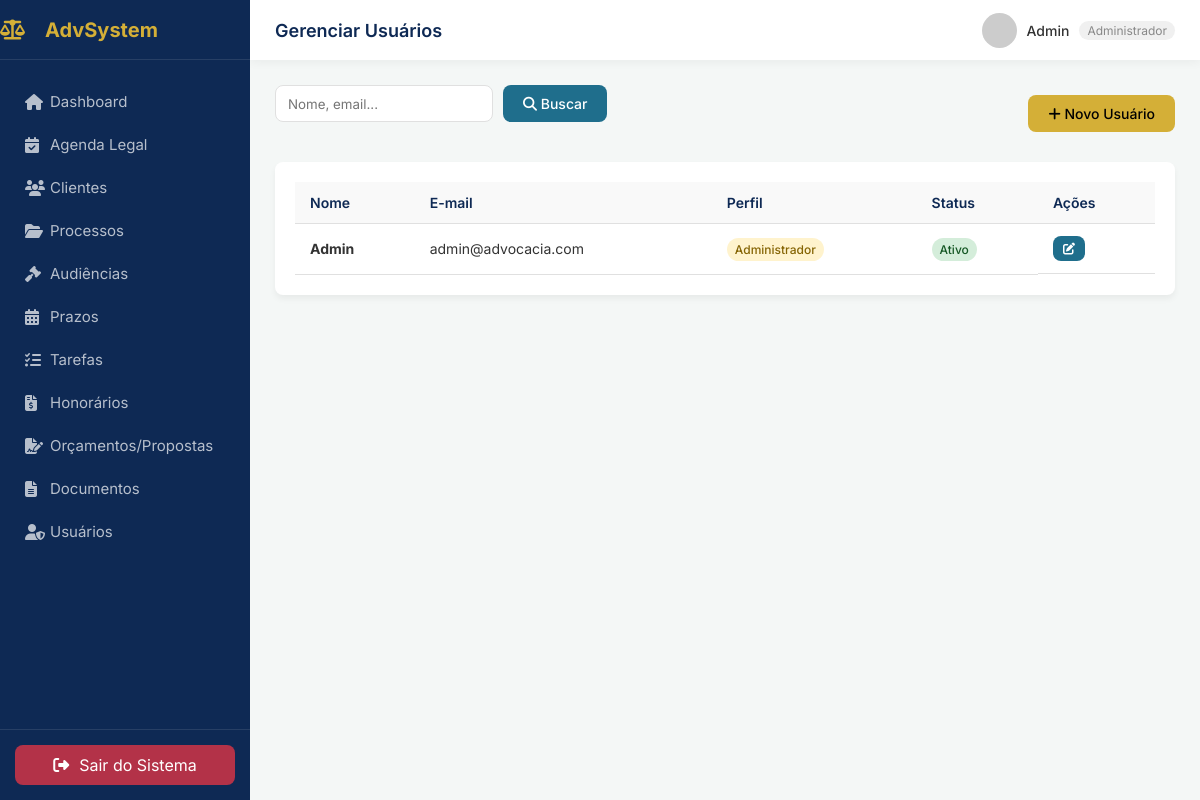
The page /pages/usuarios/index.php (signed in) on the database its author committed.
### tables this page shows
CREATE TABLE `usuarios` (
  `id` int(11) NOT NULL AUTO_INCREMENT,
  `nome` varchar(100) NOT NULL,
  `email` varchar(100) NOT NULL,
  `senha` varchar(255) NOT NULL,
  `perfil` enum('administrador','usuario') DEFAULT 'usuario',
  `status` enum('ativo','inativo') DEFAULT 'ativo',
  `acessos` text DEFAULT NULL,
  `primeiro_acesso` tinyint(1) DEFAULT 1,
  `criado_em` timestamp NOT NULL DEFAULT current_timestamp(),
  PRIMARY KEY (`id`),
  UNIQUE KEY `email` (`email`)
);

### pages/usuarios/index.php (the view, shortened to what this page needs)
<?php
require_once __DIR__ . '/../../includes/header.php';
require_once __DIR__ . '/../../config/conexao.php';
$busca = $_GET['busca'] ?? '';
try {
    $sql = "SELECT * FROM usuarios ";
    $sql .= "ORDER BY nome ASC LIMIT 50";
    $stmt = $pdo->prepare($sql);
    $stmt->execute();
    $usuarios = $stmt->fetchAll();
} catch(PDOException $e) { echo "Erro: " . $e->getMessage(); }
?>
<div class="page-header">
    <form action="" method="GET" class="search-bar">
        <input type="text" name="busca" placeholder="Nome, email..." value="<?php echo htmlspecialchars($busca); ?>">
        <button type="submit" class="btn btn-blue"><i class="fas fa-search"></i> Buscar</button>
    </form>
    <a href="form.php" class="btn btn-primary"><i class="fas fa-plus"></i> Novo Usuário</a>
</div>
<div class="panel">
    <div class="panel-body table-responsive">
        <table class="table">
            <thead>
                <tr>
                    <th>Nome</th>
                    <th>E-mail</th>
                    <th>Perfil</th>
                    <th>Status</th>
                    <th>Ações</th>
                </tr>
            </thead>
            <tbody>
                <?php if (count($usuarios) > 0): ?>
                    <?php foreach($usuarios as $u): ?>
                    <tr>
                        <td><strong><?php echo htmlspecialchars($u['nome']); ?></strong></td>
                        <td><?php echo htmlspecialchars($u['email']); ?></td>
                        <td><span class="badge badge-warning"><?php echo ucfirst(htmlspecialchars($u['perfil'])); ?></span></td>
                        <td>
                            <?php $sClass = $u['status'] == 'ativo' ? 'badge-success' : 'badge-danger'; ?>
                            <span class="badge <?php echo $sClass; ?>"><?php echo ucfirst(htmlspecialchars($u['status'])); ?></span>
                        </td>
                        <td class="btn-actions">
                            <a href="form.php?id=<?php echo $u['id']; ?>" class="btn btn-sm btn-blue"><i class="fas fa-edit"></i></a>
                        </td>
                    </tr>
                    <?php endforeach; ?>
                <?php else: ?>
                    <tr><td colspan="5" class="text-center">Nenhum usuário encontrado.</td></tr>
                <?php endif; ?>
            </tbody>
        </table>
    </div>
</div>
<?php require_once __DIR__ . '/../../includes/footer.php'; ?>

### assets/css/style.css (style rules this page uses)
:root { --primary-color: #0E2954; --primary-light: #1F6E8C; --secondary-color: #2E8A99; --gold-color: #D4AF37; --gold-light: #e6c55a; --bg-color: #F4F7F6; --card-bg: #FFFFFF; --text-color: #333333; --text-muted: #888888; --border-color: #E0E0E0; --success: #28a745; --danger: #dc3545; --warning: #ffc107; --info: #17a2b8; --sidebar-width: 250px; --header-height: 60px; --radius: 8px; --shadow: 0 4px 6px rgba(0,0,0,0.05); }
* { margin: 0; padding: 0; box-sizing: border-box; font-family: 'Inter', sans-serif; }
body { background-color: var(--bg-color); color: var(--text-color); overflow-x: hidden; }
a { text-decoration: none; color: var(--primary-light); }
.btn { display: inline-block; padding: 10px 20px; border-radius: var(--radius); font-size: 14px; font-weight: 500; cursor: pointer; text-align: center; border: none; transition: 0.3s; }
.btn-primary { background-color: var(--gold-color); color: #000; }
.btn-actions { display: flex; gap: 5px; flex-wrap: wrap; }
.btn-sm { padding: 5px 10px; font-size: 12px; }
.btn-blue { background-color: var(--primary-light); color: white; }
.panel { background-color: #fff; border-radius: var(--radius); box-shadow: var(--shadow); overflow: hidden; }
.panel-body { padding: 20px; }
.table-responsive { overflow-x: auto; }
.table { width: 100%; border-collapse: collapse; }
.table th, .table td { padding: 12px 15px; text-align: left; border-bottom: 1px solid var(--border-color); }
.table th { font-weight: 600; font-size: 14px; color: var(--primary-color); background-color: #f9f9f9; }
.table td { font-size: 14px; }
.badge { padding: 4px 8px; border-radius: 12px; font-size: 12px; font-weight: 500; }
.badge-warning { background-color: #fff3cd; color: #856404; }
.badge-success { background-color: #d4edda; color: #155724; }
.page-header { display: flex; justify-content: space-between; align-items: center; margin-bottom: 20px; }
.search-bar { display: flex; gap: 10px; margin-bottom: 20px; }
.search-bar input, .search-bar select { padding: 8px 12px; border: 1px solid var(--border-color); border-radius: var(--radius); outline: none; }

### rows shown on the page
usuarios: nome "Admin", email "admin@advocacia.com", perfil "Administrador", status "Ativo"

### other values the page prints
$page_title "Gerenciar Usuários"
$_SESSION['usuario_nome'] "Admin"
$_SESSION['usuario_perfil'] "Administrador"
